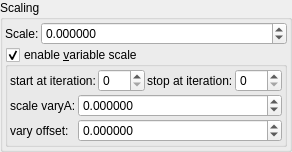
    <widget class="QGroupBox" name="groupBox_9">
     <property name="title">
      <string>Scaling</string>
     </property>
     <layout class="QVBoxLayout" name="verticalLayout_14" stretch="0,0">
      <property name="spacing">
       <number>2</number>
      </property>
      <property name="leftMargin">
       <number>2</number>
      </property>
      <property name="topMargin">
       <number>2</number>
      </property>
      <property name="rightMargin">
       <number>2</number>
      </property>
      <property name="bottomMargin">
       <number>2</number>
      </property>
      <item>
       <layout class="QHBoxLayout" name="horizontalLayout_9" stretch="0,1">
        <property name="topMargin">
         <number>0</number>
        </property>
        <item>
         <widget class="QLabel" name="label_10">
          <property name="text">
           <string>Scale:</string>
          </property>
         </widget>
        </item>
        <item>
         <widget class="MyDoubleSpinBox" name="spinbox_transf_scale_2">
          <property name="sizePolicy">
           <sizepolicy hsizetype="Minimum" vsizetype="Maximum">
            <horstretch>0</horstretch>
            <verstretch>0</verstretch>
           </sizepolicy>
          </property>
          <property name="prefix">
           <string/>
          </property>
          <property name="suffix">
           <string/>
          </property>
          <property name="decimals">
           <number>6</number>
          </property>
          <property name="minimum">
           <double>-99.989999999999995</double>
          </property>
          <property name="maximum">
           <double>99.989999999999995</double>
          </property>
          <property name="singleStep">
           <double>0.100000000000000</double>
          </property>
         </widget>
        </item>
       </layout>
      </item>
      <item>
       <widget class="MyGroupBox" name="groupCheck_transf_function_enabledK_false">
        <property name="title">
         <string>enable &amp;variable scale</string>
        </property>
        <property name="checkable">
         <bool>true</bool>
        </property>
        <layout class="QVBoxLayout" name="verticalLayout_18" stretch="0,0">
         <property name="spacing">
          <number>2</number>
         </property>
         <property name="leftMargin">
          <number>2</number>
         </property>
         <property name="topMargin">
          <number>2</number>
         </property>
         <property name="rightMargin">
          <number>2</number>
         </property>
         <property name="bottomMargin">
          <number>2</number>
         </property>
         <item>
          <layout class="QHBoxLayout" name="horizontalLayout_10" stretch="0,1,0,1">
           <property name="topMargin">
            <number>0</number>
           </property>
           <item>
            <widget class="QLabel" name="label_75">
             <property name="text">
              <string>start at iteration:</string>
             </property>
             <property name="wordWrap">
              <bool>true</bool>
             </property>
            </widget>
           </item>
           <item>
            <widget class="MySpinBox" name="spinboxInt_transf_start_iterations_K">
             <property name="sizePolicy">
              <sizepolicy hsizetype="Minimum" vsizetype="Maximum">
               <horstretch>0</horstretch>
               <verstretch>0</verstretch>
              </sizepolicy>
             </property>
             <property name="minimum">
              <number>0</number>
             </property>
             <property name="maximum">
              <number>999</number>
             </property>
             <property name="value">
              <number>0</number>
             </property>
            </widget>
           </item>
           <item>
            <widget class="QLabel" name="label_60">
             <property name="text">
              <string>stop at iteration:</string>
             </property>
             <property name="wordWrap">
              <bool>true</bool>
             </property>
            </widget>
           </item>
           <item>
            <widget class="MySpinBox" name="spinboxInt_transf_stop_iterations_K">
             <property name="sizePolicy">
              <sizepolicy hsizetype="Preferred" vsizetype="Maximum">
               <horstretch>0</horstretch>
               <verstretch>0</verstretch>
              </sizepolicy>
             </property>
             <property name="maximum">
              <number>999</number>
             </property>
            </widget>
           </item>
          </layout>
         </item>
         <item>
          <layout class="QGridLayout" name="gridLayout_34" columnstretch="0,1">
           <property name="spacing">
            <number>2</number>
           </property>
           <item row="1" column="1">
            <widget class="MyDoubleSpinBox" name="spinbox_transf_scale_vary_0">
             <property name="sizePolicy">
              <sizepolicy hsizetype="Minimum" vsizetype="Maximum">
               <horstretch>0</horstretch>
               <verstretch>0</verstretch>
              </sizepolicy>
             </property>
             <property name="prefix">
              <string/>
             </property>
             <property name="suffix">
              <string/>
             </property>
             <property name="decimals">
              <number>6</number>
             </property>
             <property name="minimum">
              <double>-100000.000000000000000</double>
             </property>
             <property name="maximum">
              <double>100000.000000000000000</double>
             </property>
             <property name="singleStep">
              <double>0.100000000000000</double>
             </property>
            </widget>
           </item>
           <item row="2" column="1">
            <widget class="MyDoubleSpinBox" name="spinbox_transf_scaleC_1">
             <property name="sizePolicy">
              <sizepolicy hsizetype="Minimum" vsizetype="Maximum">
               <horstretch>0</horstretch>
               <verstretch>0</verstretch>
              </sizepolicy>
             </property>
             <property name="prefix">
              <string/>
             </property>
             <property name="suffix">
              <string/>
             </property>
             <property name="decimals">
              <number>6</number>
             </property>
             <property name="minimum">
              <double>-100000.000000000000000</double>
             </property>
             <property name="maximum">
              <double>100000.000000000000000</double>
             </property>
             <property name="singleStep">
              <double>0.100000000000000</double>
             </property>
            </widget>
           </item>
           <item row="2" column="0">
            <widget class="QLabel" name="label_151">
             <property name="text">
              <string>vary offset:</string>
             </property>
            </widget>
           </item>
           <item row="1" column="0">
            <widget class="QLabel" name="label_146">
             <property name="text">
              <string>scale varyA:</string>
             </property>
            </widget>
           </item>
          </layout>
         </item>
        </layout>
       </widget>
      </item>
     </layout>
    </widget>
